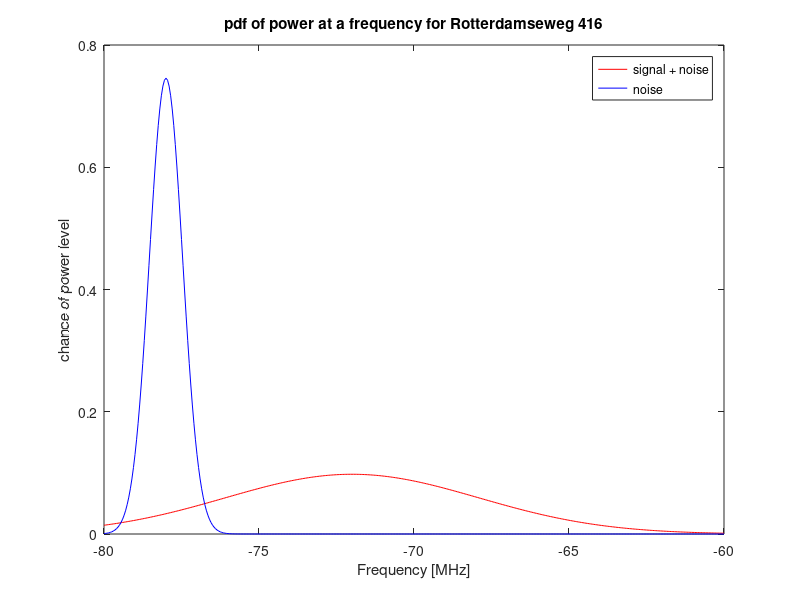
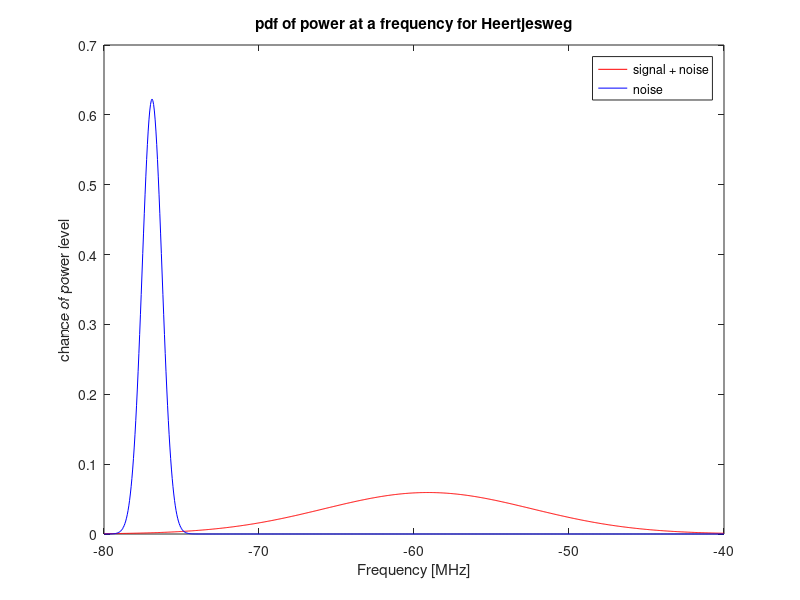
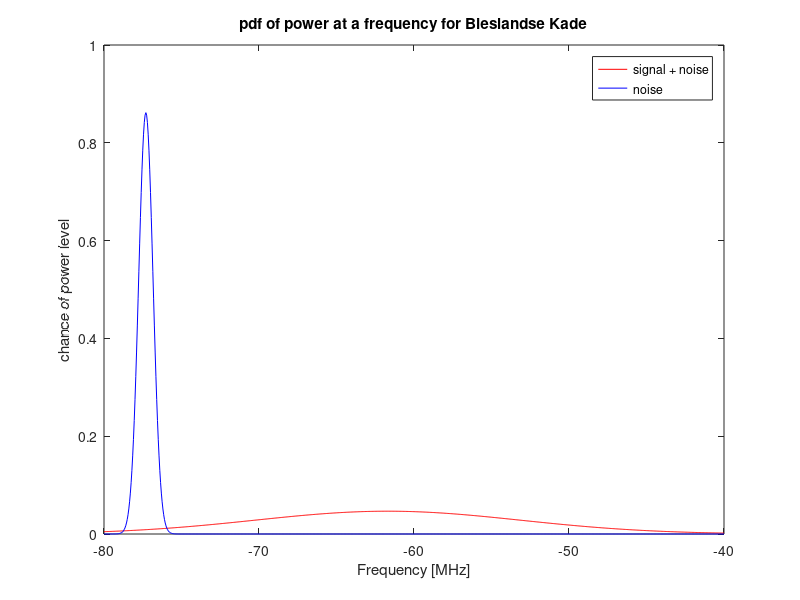
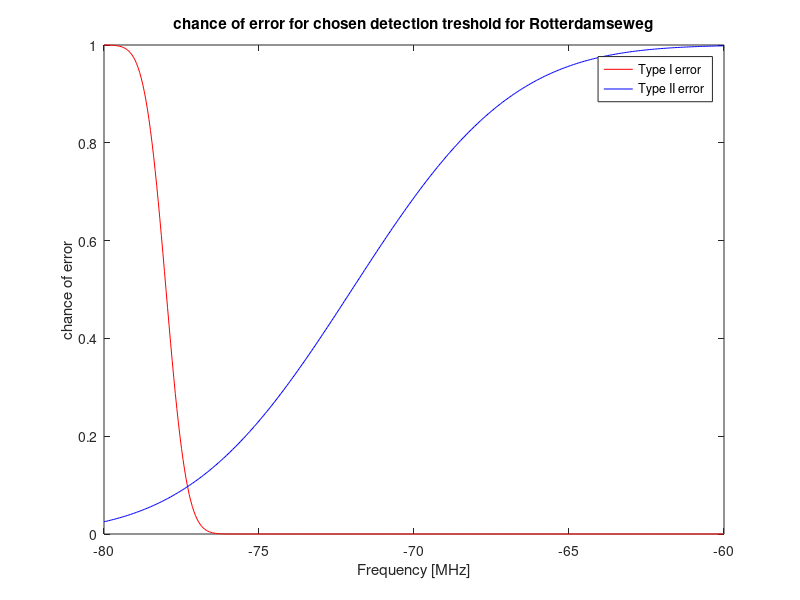

The MATLAB source for these figures, in order:
%% CODE FOR GENERATING PDF FUNCTIONS FOR GNU RADIO REPORT
%  J.L.F. Betting, student nr. 4016513

% pdf functions for the signals at the different locations
PsignalR = makedist('Normal','mu',-72, 'sigma',4.082);  % R'damseweg 416, signal + noise
PnosignalR = makedist('Normal','mu',-78, 'sigma',0.535); % R'damseweg 416, noise
PsignalH = makedist('Normal','mu',-59.1, 'sigma',6.719); % Heertjeslaan, signal + noise
PnosignalH = makedist('Normal','mu',-76.9, 'sigma',0.641); % Heertjeslaan, noise
PsignalB = makedist('Normal','mu',-61.7, 'sigma',8.557); % Bieslandse Kade, signal + noise
PnosignalB = makedist('Normal','mu',-77.3, 'sigma',0.463); % Bieslandse Kade, noise.

% Plotting the functions for every location
figure(1)
powerR = -80:0.05:-60;
plot(powerR,PsignalR.pdf(powerR), 'r');
hold on;
plot(powerR,PnosignalR.pdf(powerR),'b');
title('pdf of power at a frequency for Rotterdamseweg 416');
legend('signal + noise', 'noise');
xlabel('Frequency [MHz]');
ylabel('chance of power level');

figure(2)
powerH = -80:0.05:-40;
plot(powerH,PsignalH.pdf(powerH), 'r');
hold on;
plot(powerH,PnosignalH.pdf(powerH),'b');
title('pdf of power at a frequency for Heertjesweg');
legend('signal + noise', 'noise');
xlabel('Frequency [MHz]');
ylabel('chance of power level');

figure(3)
powerB = -80:0.05:-40;
plot(powerH,PsignalB.pdf(powerB), 'r');
hold on;
plot(powerH,PnosignalB.pdf(powerB),'b');
title('pdf of power at a frequency for Bieslandse Kade');
legend('signal + noise', 'noise');
xlabel('Frequency [MHz]');
ylabel('chance of power level');

figure(4)
R_type1 = 1-PnosignalR.cdf(powerR); % Chance of detection, while there is only noise
R_type2 = PsignalR.cdf(powerR);     % Chance of non-detection of signal

plot(powerR,R_type1,'r');
hold on;
plot(powerR,R_type2,'b');
title('chance of error for chosen detection treshold for Rotterdamseweg');
legend('Type I error', 'Type II error');
xlabel('Frequency [MHz]');
ylabel('chance of error');

disp('The minimal chance of error for Rotterdamseweg is:');
idealThresholdR = min(R_type1 + R_type2);
disp(idealThresholdR/2);
indexMinR = find((R_type1 + R_type2)==idealThresholdR);
disp('This is achieved by choosing a threshold [dB] of:');
powerR(indexMinR)

figure(5)
H_type1 = 1-PnosignalH.cdf(powerH); % Chance of detection, while there is only noise
H_type2 = PsignalH.cdf(powerH);     % Chance of non-detection of signal

plot(powerH,H_type1,'r');
hold on;
plot(powerH,H_type2,'b');
title('chance of error for chosen detection treshold for Heertjeslaan');
legend('Type I error', 'Type II error');
xlabel('Frequency [MHz]');
ylabel('chance of error');

disp('The minimal chance of error for Heertjeslaan is:');
idealThresholdH = min(H_type1 + H_type2);
disp(idealThresholdH/2);
indexMinH = find((H_type1 + H_type2)==idealThresholdH);
disp('This is achieved by choosing a threshold [dB] of:');
powerH(indexMinH)

figure(6)
B_type1 = 1-PnosignalB.cdf(powerB); % Chance of detection, while there is only noise
B_type2 = PsignalB.cdf(powerB);     % Chance of non-detection of signal

plot(powerB,B_type1,'r');
hold on;
plot(powerB,B_type2,'b');
title('chance of error for chosen detection treshold for Bieslandse Kade');
legend('Type I error', 'Type II error');
xlabel('Frequency [MHz]');
ylabel('chance of error');

disp('The minimal chance of error for Bieslandse Kade is:');
idealThresholdB = min(B_type1 + B_type2);
disp(idealThresholdB/2);
indexMinB = find((B_type1 + B_type2)==idealThresholdB);
disp('This is achieved by choosing a threshold [dB] of:');
powerB(indexMinB)